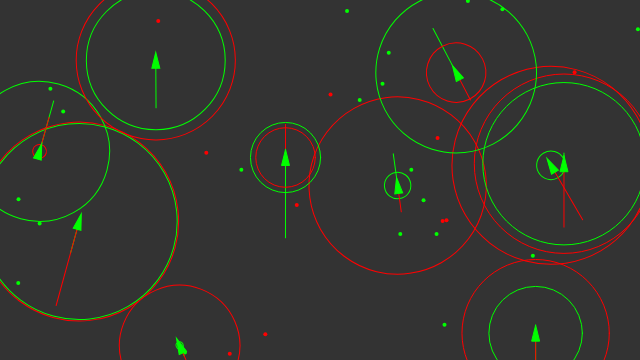
Frame 1 (no input)
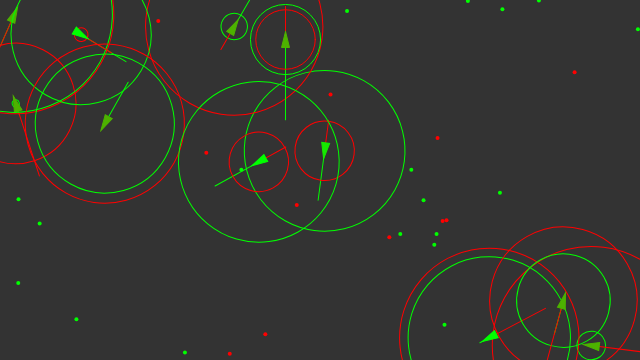
Frame 60 (no input)
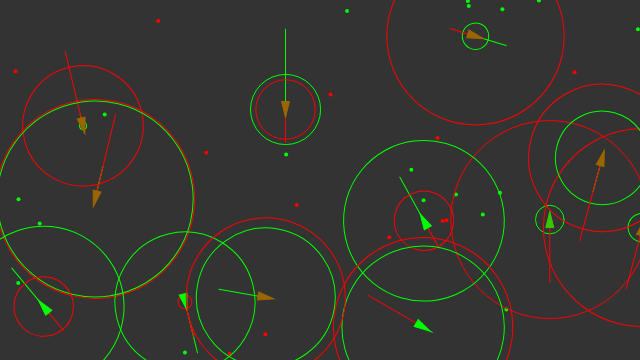
Frame 120 (the mouse pressed at the canvas centre since frame 60)

The p5.js sketch that drew these frames (run headless with seeded random() and noise() and a simulated clock; from frame 60 on, the mouse is pressed at the canvas centre):

// p5.js sketch
// ── sketch.js

// Evolution EcoSystem
// Daniel Shiffman <http://www.shiffman.net>
// The Nature of Code

// A World of creatures that eat food
// The more they eat, the longer they survive
// The longer they survive, the more likely they are to reproduce
// The bigger they are, the easier it is to land on food
// The bigger they are, the slower they are to find food
// When the creatures die, food is left behind


let vehicles = [];
let food = [];
let poison = [];

function setup() {
  createCanvas(640, 360);
  for (var i = 0; i<10; i++){
    var x = random(width);
    var y = random(height);
    vehicles[i] = new Vehicle(x, y);
  }
  for (var i = 0; i < 20; i++){
    var x = random(width);
    var y = random(height);
    food.push(createVector(x, y));
  }
  for (var i = 0; i < 10; i++){
    var x = random(width);
    var y = random(height);
    poison.push(createVector(x, y));
  }
}

function draw() {
  background(51);

  if (random(1) < 0.1){
    var x = random(width);
    var y = random(height);
    food.push(createVector(x, y));
  }
  if (random(1) < 0.01){
    var x = random(width);
    var y = random(height);
    poison.push(createVector(x, y));
  }

  let target = createVector(mouseX, mouseY)

  for (var i = 0; i < food.length; i++){
    fill(0,255,0);
    noStroke();
    ellipse(food[i].x, food[i].y, 4, 4);
  }
  for (var i = 0; i < poison.length; i++){
    fill(255,0,0);
    noStroke();
    ellipse(poison[i].x, poison[i].y, 4, 4);
  }
  for (var i = vehicles.length-1; i>=0;i--){
    vehicles[i].boundaries();
    vehicles[i].behaviors(food, poison);
    vehicles[i].update();
    vehicles[i].display();

    var newVehicle = vehicles[i].clone();
    if(newVehicle != null){
      vehicles.push(newVehicle);
    }

    if (vehicles[i].dead()){
      var x = vehicles[i].position.x;
      var y = vehicles[i].position.y;
      food.push(createVector(x,y));

      vehicles.splice(i,1);
    }


  }
}

// ── dna.js
class DNA {
  constructor(dna_){
    if(dna_){
      this.food_weight = new Genome("food_weight", -5, 5, dna_.food_weight.value);
      this.poison_weight = new Genome("poison_weight", -5, 5, dna_.poison_weight.value);
      this.food_perception = new Genome("food_perception", 0, 100, dna_.food_perception.value);
      this.poison_perception = new Genome("poison_perception", 0, 100, dna_.poison_perception.value);
      this.max_speed = new Genome("max_speed", 0.1, 10, dna_.max_speed.value);
    } else {
      this.food_weight = new Genome("food_weight", -5, 5);
      this.poison_weight = new Genome("poison_weight", -5, 5);
      this.food_perception = new Genome("food_perception", 0, 100);
      this.poison_perception = new Genome("poison_perception", 0, 100);
      this.max_speed = new Genome("max_speed", 1, 10)
    }
  }
  mutate(){
    for (var property in this) {
      if (this.hasOwnProperty(property)) {
        if(random(1) < mutation_chance){
          this[property].value += random(this[property].min*0.1, this[property].max*0.1);
        }
      }
    }
  }
}

// ── vehicle.js
class Vehicle {
  constructor(x, y, dna) {
    var mutation_rate = 0.001;
    this.acceleration = createVector(0, 0);
    this.velocity = createVector(0, -2);
    this.position = createVector(x, y);
    this.r = 4;
    this.maxspeed = 5;
    this.maxforce = 0.4;

    this.health = 1;

    this.dna = [];
    if(dna === undefined){
    //Food Weight
    this.dna[0] = random(-5, 5);
    //Poison weight
    this.dna[1] = random(-5, 5);
    //Food perception
    this.dna[2] = random(0, 100);
    //Poison perception
    this.dna[3] = random(0, 100);
  } else {
    this.dna[0] = dna[0];
    if(random(1) < mutation_rate){
      this.dna[0] += random(-0.1, 0.1);
    }
    this.dna[1] = dna[1];
    if(random(1) < mutation_rate){
      this.dna[1] += random(-0.1, 0.1);
    }
    this.dna[2] = dna[2];
    if(random(1) < mutation_rate){
      this.dna[2] += random(-10, 10);
    }
    this.dna[3] = dna[3];
    if(random(1) < mutation_rate){
      this.dna[3] += random(-10, 10);
    }
  }
  }
  update() {
    this.health -= 0.005;
    // Update velocity
    this.velocity.add(this.acceleration);
    // Limit speed
    this.velocity.limit(this.maxspeed);
    this.position.add(this.velocity);
    // Reset accelerationelertion to 0 each cycle
    this.acceleration.mult(0);
  }

  applyForce(force) {
    // We could add mass here if we want A = F / M
    this.acceleration.add(force);
  }

  // A method that calculates a steering force towards a target
  // STEER = DESIRED MINUS VELOCITY
  seek(target) {

    var desired = p5.Vector.sub(target, this.position); // A vector pointing from the location to the target

    // Scale to maximum speed
    desired.setMag(this.maxspeed);

    // Steering = Desired minus velocity
    var steer = p5.Vector.sub(desired, this.velocity);
    steer.limit(this.maxforce); // Limit to maximum steering force

    return steer;
  }

  behaviors(good, bad){
    var steerG = this.eat(good, 0.3, this.dna[2]);
    var steerB = this.eat(bad, -0.75, this.dna[3]);

    steerG.mult(this.dna[0]);
    steerB.mult(this.dna[1]);

    this.applyForce(steerG);
    this.applyForce(steerB);
  }

  clone(){
    if(random(1) < 0.001){
      return new Vehicle(this.position.x, this.position.y, this.dna);
    } else {
      return null;
    }
  }

  eat(list, nutrition, perception) {
    var record = Infinity;
    var closest = null;
    for (var i = list.length-1; i>=0 ; i--){
      var d = this.position.dist(list[i]);

      if (d < this.maxspeed){
        list.splice(i,1);
        this.health += nutrition;
      } else {

      if (d < record && d < perception){
        record = d;
        closest = list[i];
      }
    }
    }
    if (closest != null){
      return this.seek(closest);
    }

    return createVector(0,0);
  }

  dead(){
    return (this.health < 0);
  }

  boundaries() {
    var d = 25;
    let desired = null;

    if (this.position.x < d) {
      desired = createVector(this.maxspeed, this.velocity.y);
    } else if (this.position.x > width - d) {
      desired = createVector(-this.maxspeed, this.velocity.y);
    }

    if (this.position.y < d) {
      desired = createVector(this.velocity.x, this.maxspeed);
    } else if (this.position.y > height - d) {
      desired = createVector(this.velocity.x, -this.maxspeed);
    }

    if (desired !== null) {
      desired.normalize();
      desired.mult(this.maxspeed);
      let steer = p5.Vector.sub(desired, this.velocity);
      steer.limit(this.maxforce);
      this.applyForce(steer);
    }
}

  display() {
    // Draw a triangle rotated in the direction of velocity
    var angle = this.velocity.heading() + PI / 2;
    push();
    translate(this.position.x, this.position.y);
    rotate(angle);

    stroke(0,255,0);
    noFill();
    line(0,0,0,-this.dna[0]*20);
    ellipse(0,0,this.dna[2]*2)
    stroke(255,0,0)
    line(0,0,0,-this.dna[1]*20)
    ellipse(0,0,this.dna[3]*2)


    var green = color(0,255,0);
    var red = color(255,0,0);
    var col = lerpColor(red, green, this.health);

    fill(col);
    stroke(col);
    strokeWeight(1);
    beginShape();
    vertex(0, -this.r * 2);
    vertex(-this.r, this.r * 2);
    vertex(this.r, this.r * 2);
    endShape(CLOSE);
    pop();
  }
}
